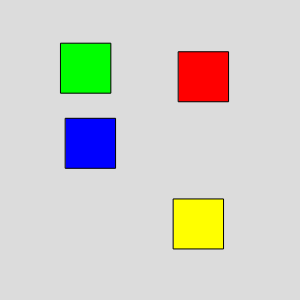
Frame 1 (no input)
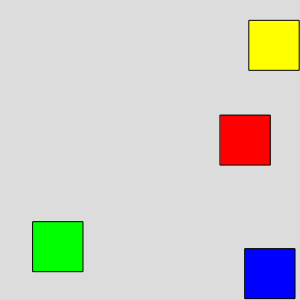
Frame 2 (the mouse pressed at the canvas centre, redrawn once)

The p5.js sketch that drew these frames (run headless with seeded random() and noise() and a simulated clock; the mouse was pressed at the canvas centre and the sketch redrawn once):

// p5.js sketch
// ── sketch.js
let cores = [];
let quadrados = [];

// Forneca a altura e largura padrão 
let alturaLarguraPadrao = 50;

function setup() {
  createCanvas(alturaLarguraPadrao * 6, alturaLarguraPadrao * 6);
  frameRate(1);
  cores = [color(255, 0, 0), color(0, 255, 0), color(0, 0, 255), color(255, 255, 0)];
}

function draw() {
  noLoop();
  background(220);


  for (let i = 0; i < 4; i++) {
    let posicaoValida = false;
    let randomX, randomY;

    while (!posicaoValida) {
      randomX = random(width - alturaLarguraPadrao);
      randomY = random(height - alturaLarguraPadrao);

      posicaoValida = true;
      for (let j = 0; j < quadrados.length; j++) {
        const outroQuadrado = quadrados[j];
        if (dist(randomX, randomY, outroQuadrado.posX, outroQuadrado.posY) < alturaLarguraPadrao + alturaLarguraPadrao / 2) {
          posicaoValida = false;
          break;
        }
      }
    }

    quadrados.push({ posX: randomX, posY: randomY });
    fill(cores[i]);
    rect(randomX, randomY, alturaLarguraPadrao, alturaLarguraPadrao);
  }
}
